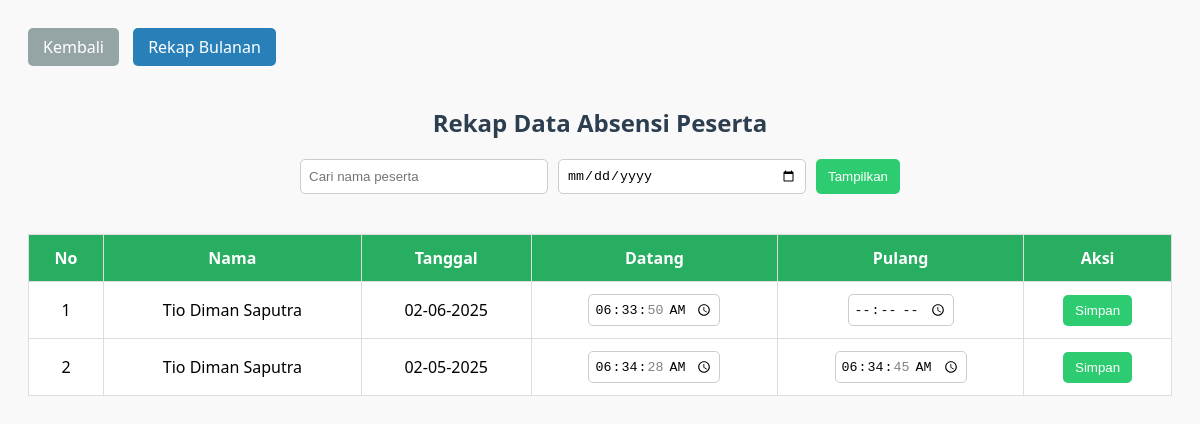
/absensi_admin.php (signed in), run on the app's committed database.
### tables this page shows
CREATE TABLE `absensi` (
  `id` int(11) NOT NULL,
  `peserta_id` varchar(20) NOT NULL,
  `tanggal` date NOT NULL,
  `datang` time DEFAULT NULL,
  `pulang` time DEFAULT NULL,
  `status` enum('Hadir','Izin','Sakit') DEFAULT 'Hadir'
);

CREATE TABLE `peserta` (
  `id` int(11) NOT NULL,
  `peserta_id` varchar(20) DEFAULT NULL,
  `nama` varchar(100) NOT NULL,
  `no_hp` varchar(20) DEFAULT NULL,
  `lembaga_pendidikan` varchar(75) NOT NULL,
  `jurusan` varchar(65) NOT NULL,
  `username` varchar(100) NOT NULL,
  `password` varchar(255) NOT NULL,
  `tanggal_masuk` date DEFAULT NULL,
  `tanggal_keluar` date DEFAULT NULL,
  `durasi_magang` int(11) DEFAULT NULL,
  `status_validasi` enum('pending','diterima','ditolak') DEFAULT 'pending'
);

### absensi_admin.php (the view, shortened to what this page needs)
<?php
$conn = new mysqli("localhost", "root", "", "pertanian_db");
$where = "1";
$query = "
    SELECT a.*, p.nama
    FROM absensi a
    JOIN peserta p ON a.peserta_id = p.peserta_id
    WHERE $where
    ORDER BY a.tanggal DESC
";
$data = $conn->query($query);
?>
<!DOCTYPE html>
<html lang="id">
<head>
</head>
<body>
<a href="admin_dashboard.php" class="btn-back">Kembali</a>
<a href="rekap_bulanan.php" class="btn-rekap-bulanan">Rekap Bulanan</a>
<h2>Rekap Data Absensi Peserta</h2>
<form method="GET" class="filter">
    <input type="text" name="nama" placeholder="Cari nama peserta" value="<?= $_GET['nama'] ?? '' ?>">
    <input type="date" name="tanggal" value="<?= $_GET['tanggal'] ?? '' ?>">
    <button type="submit">Tampilkan</button>
</form>
<div class="table-responsive">
    <table>
        <tr>
            <th>No</th>
            <th>Nama</th>
            <th>Tanggal</th>
            <th>Datang</th>
            <th>Pulang</th>
            <th class="aksi-col">Aksi</th>
        </tr>
        <?php $no = 1; while ($row = $data->fetch_assoc()): ?>
        <tr>
            <form method="POST" action="edit_absensi.php">
                <td><?= $no++ ?></td>
                <td><?= htmlspecialchars($row['nama']) ?></td>
                <td>
                    <?= date('d-m-Y', strtotime($row['tanggal'])) ?>
                </td>
                <td><input type="time" name="datang" value="<?= $row['datang'] ?>"></td>
                <td><input type="time" name="pulang" value="<?= $row['pulang'] ?>"></td>
                <td class="aksi-col">
                    <button type="submit">Simpan</button>
                </td>
            </form>
        </tr>
        <?php endwhile; ?>
    </table>
</div>
</body>
</html>

### absensi_admin.php (style rules this page uses)
body { font-family: 'Segoe UI', sans-serif; background: #f9f9f9; padding: 20px; }
h2 { text-align: center; color: #2c3e50; }
form.filter { margin: 20px auto; max-width: 600px; display: flex; gap: 10px; flex-wrap: wrap; justify-content: center; }
input[type="text"], input[type="date"] { padding: 8px; border-radius: 5px; border: 1px solid #ccc; flex: 1 1 150px; }
button { padding: 8px 12px; border: none; border-radius: 5px; background: #2ecc71; color: white; cursor: pointer; }
.btn-back, .btn-rekap-bulanan { display: inline-block; padding: 8px 15px; color: white; border-radius: 5px; text-decoration: none; margin-bottom: 20px; }
.btn-back { background-color: #95a5a6; }
.btn-rekap-bulanan { background-color: #2980b9; margin-left: 10px; }
.table-responsive { overflow-x: auto; }
table { width: 100%; border-collapse: collapse; background: white; margin-top: 20px; box-shadow: 0 2px 6px rgba(0,0,0,0.1); min-width: 700px; }
th, td { padding: 12px; border: 1px solid #ddd; text-align: center; }
th { background: #27ae60; color: white; }
input[type="time"] { padding: 5px; border-radius: 5px; border: 1px solid #ccc; }

### data on the page
absensi: peserta.nama "Tio Diman Saputra", tanggal "02-06-2025", datang "06:33:50"
absensi: peserta.nama "Tio Diman Saputra", tanggal "02-05-2025", datang "06:34:28", pulang "06:34:45"
